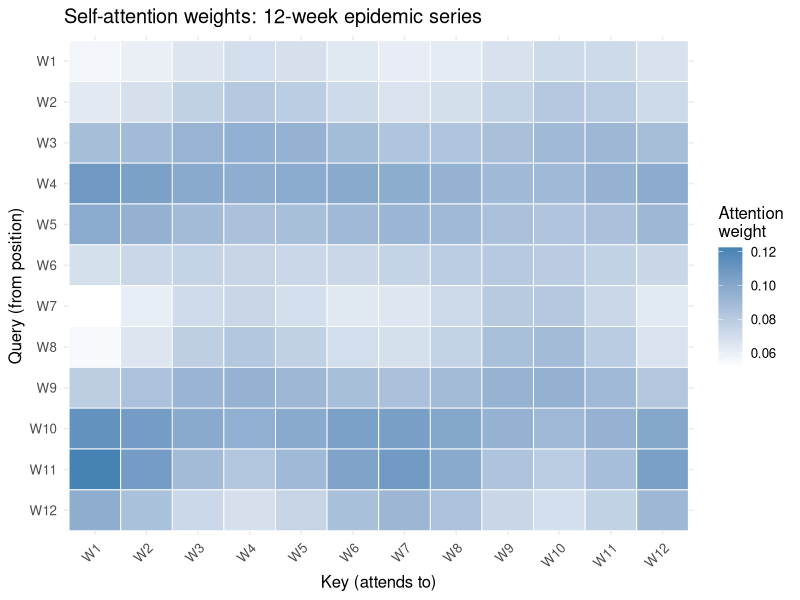

Generate this figure with R:
## ---- chunk 1
#| label: attn-setup

set.seed(42)

# Twelve weeks of epidemic cases (rise and fall)
cases  <- c(5, 12, 28, 64, 120, 180, 200, 165, 110, 60, 25, 10)
n_seq  <- length(cases)
d_model <- 8   # embedding dimension

# Simple linear embedding: scale the scalar into d_model dims
x_norm <- cases / max(cases)
set.seed(7)
W_emb <- matrix(rnorm(d_model, 0, 0.5), 1, d_model)
X_emb <- x_norm %*% W_emb    # broadcast: (n_seq, d_model)

# Positional encoding (sinusoidal)
pos_enc <- matrix(0, n_seq, d_model)
for (pos in seq_len(n_seq)) {
  for (i in seq(1, d_model, 2)) {
    pos_enc[pos, i]   <- sin(pos / 10000^((i - 1) / d_model))
    if (i + 1 <= d_model)
      pos_enc[pos, i + 1] <- cos(pos / 10000^((i - 1) / d_model))
  }
}
X <- X_emb + pos_enc   # (n_seq, d_model) with position information
## ---- chunk 2
#| label: attn-compute

# Q, K, V projection matrices
d_k <- d_model
set.seed(3)
W_Q <- matrix(rnorm(d_model * d_k, 0, 0.3), d_model, d_k)
W_K <- matrix(rnorm(d_model * d_k, 0, 0.3), d_model, d_k)
W_V <- matrix(rnorm(d_model * d_k, 0, 0.3), d_model, d_k)

Q <- X %*% W_Q   # (n_seq, d_k)
K <- X %*% W_K
V <- X %*% W_V

# Numerically stable row-wise softmax
row_softmax <- function(M) {
  t(apply(M, 1, function(row) {
    e <- exp(row - max(row))
    e / sum(e)
  }))
}

# Scaled dot-product attention
scores       <- Q %*% t(K) / sqrt(d_k)   # (n_seq, n_seq)
attn_weights <- row_softmax(scores)       # (n_seq, n_seq)
attn_output  <- attn_weights %*% V        # (n_seq, d_k)

cat("Attention weight matrix dimension:", dim(attn_weights), "\n")
cat("Each row sums to:", round(rowSums(attn_weights)[1:3], 6), "...\n")
## ---- chunk 3
#| label: attn-heatmap
#| fig-cap: "Self-attention weight matrix for a 12-week epidemic time series. Each cell (row i, column j) shows how much week i attends to week j when computing its contextual representation. The diagonal dominates for many positions (each week attends to itself), but peak weeks (5–7) attend broadly to their neighbours, capturing the plateau structure."

library(ggplot2)

week_labels <- paste0("W", seq_len(n_seq))

attn_df <- expand.grid(query = week_labels, key = week_labels,
                        stringsAsFactors = FALSE)
attn_df$query <- factor(attn_df$query, levels = week_labels)
attn_df$key   <- factor(attn_df$key,   levels = week_labels)
attn_df$weight <- as.vector(t(attn_weights))   # row = query

ggplot(attn_df, aes(x = key, y = query, fill = weight)) +
  geom_tile(colour = "white", linewidth = 0.3) +
  scale_fill_gradient(low = "white", high = "steelblue",
                      name = "Attention\nweight") +
  scale_y_discrete(limits = rev(week_labels)) +
  labs(x = "Key (attends to)", y = "Query (from position)",
       title = "Self-attention weights: 12-week epidemic series") +
  theme_minimal(base_size = 12) +
  theme(axis.text.x = element_text(angle = 45, hjust = 1))
